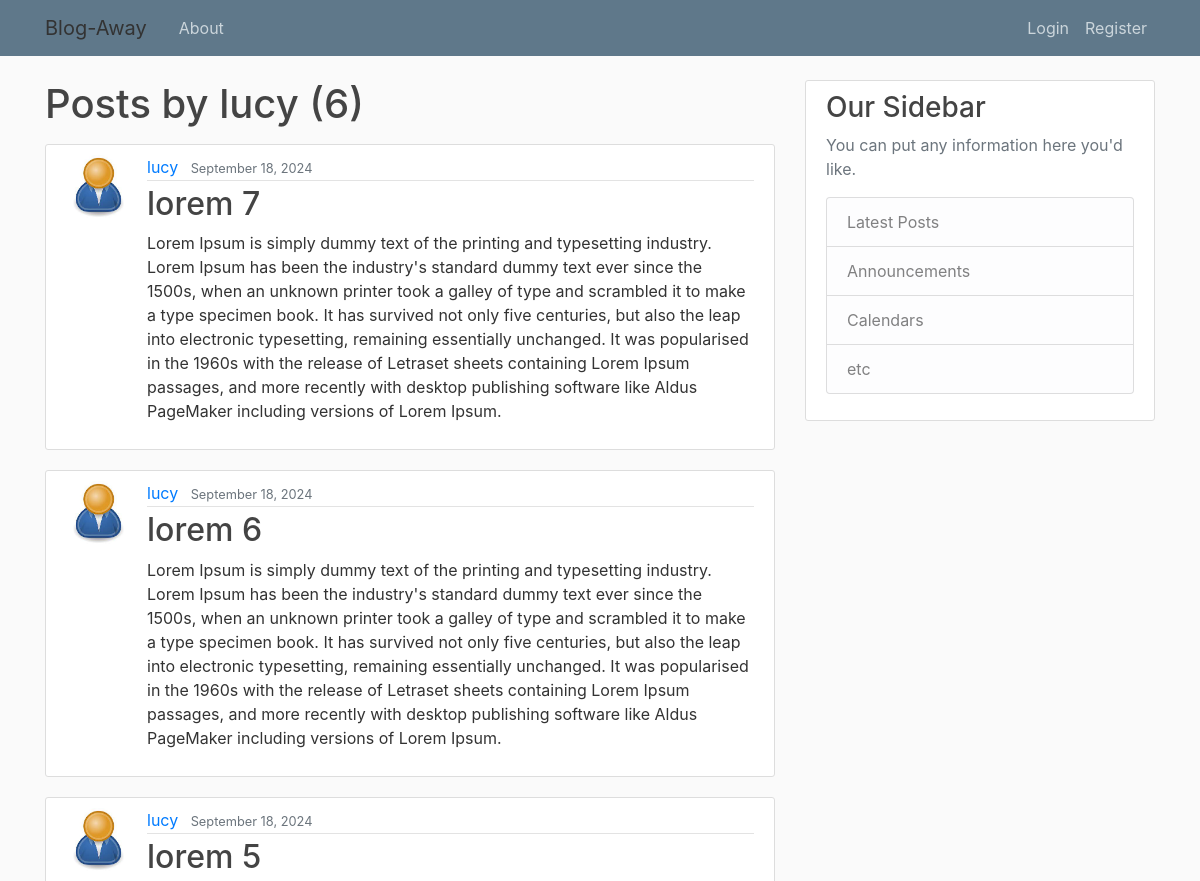
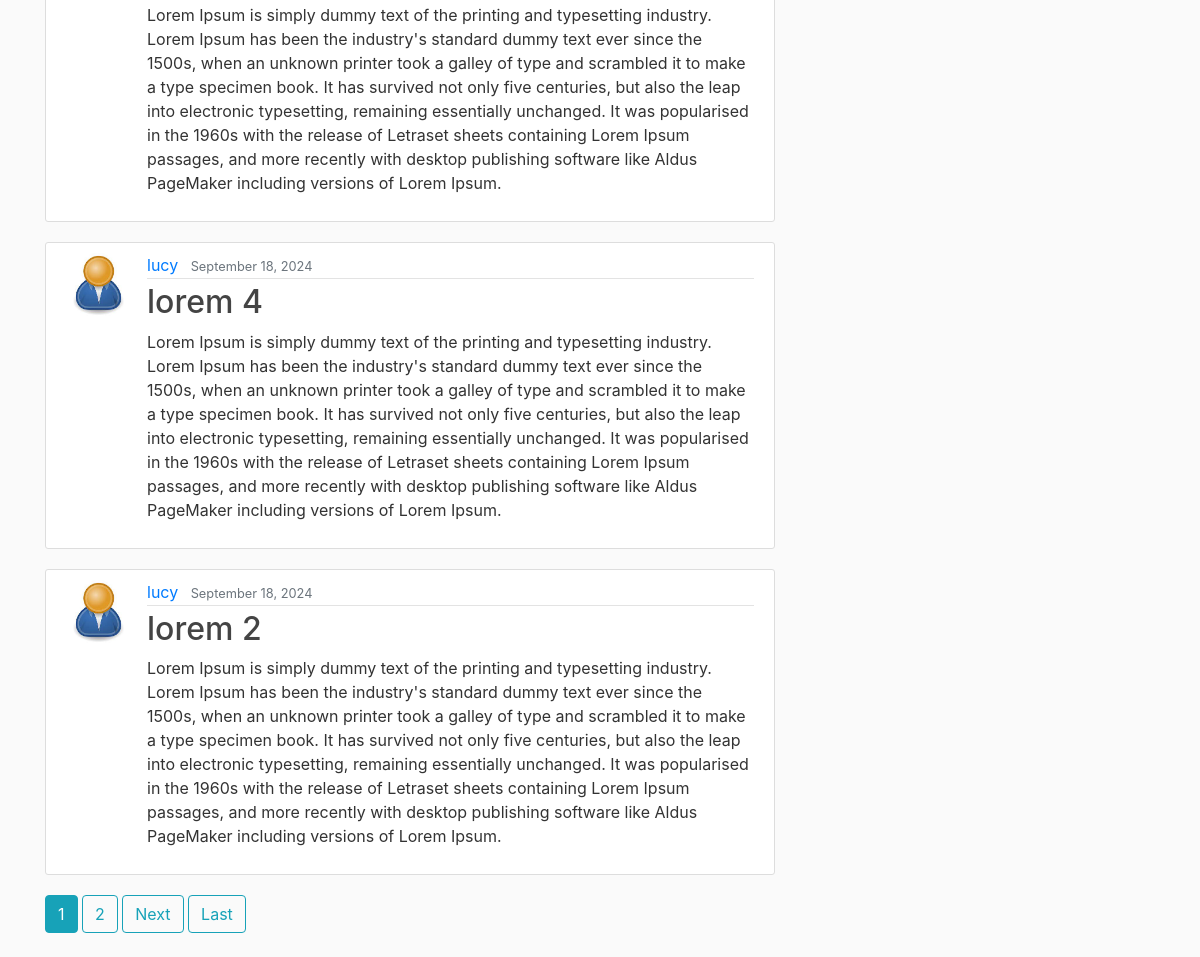
Screenshot of /user/lucy with the database file from the repository (2 pictures, top to bottom).
### blog/models.py (models this page shows, shortened)
class Post(models.Model):
    title = models.CharField(max_length=100)
    content = models.TextField()
    date_posted = models.DateTimeField(default=timezone.now)
    author = models.ForeignKey(User, on_delete=models.CASCADE)

### users/models.py (models this page shows, shortened)
class Profile(models.Model):
    user = models.OneToOneField(User, on_delete=models.CASCADE)
    image = models.ImageField(default='default.jpg', upload_to="profile_pics")

### blog/views.py (the view)
# urls.py: path('user/<str:username>', UserPostListView.as_view(), name='user-posts'),
class UserPostListView(ListView):
    model = Post
    template_name = 'blog/user_posts.html'  # <app>/<model>_<viewtype>.html
    context_object_name = 'posts'
    paginate_by = 5
    def get_queryset(self):
        user = get_object_or_404(User, username=self.kwargs.get('username'))
        return Post.objects.filter(author=user).order_by('-date_posted')

### blog/templates/blog/user_posts.html (shortened to what this page needs)
{% extends "blog/base.html" %}
{% block content %}
    <h1 class="mb-3">Posts by {{ view.kwargs.username }} ({{ page_obj.paginator.count }})</h1>
    {% for post in posts %}
        <article class="media content-section">
          <img class="rounded-circle article-img" src="{{ post.author.profile.image.url }}">
          <div class="media-body">
            <div class="article-metadata">
              <a class="mr-2" href="{% url 'blog:user-posts' post.author.username %}">{{ post.author }}</a>
              <small class="text-muted">{{ post.date_posted|date:"F d, Y" }}</small>
            </div>
            <h2><a class="article-title" href="{% url 'blog:post-detail' post.id %}">{{ post.title }}</a></h2>
            <p class="article-content">{{ post.content }}</p>
          </div>
        </article>
    {% endfor %}
    {% if is_paginated %}
      {% for num in page_obj.paginator.page_range %}
        {% if page_obj.number == num %}
          <a class="btn btn-info mb-4" href="?page={{ num }}">{{ num }}</a>
        {% elif num > page_obj.number|add:'-3' and num < page_obj.number|add:'3' %}
          <a class="btn btn-outline-info mb-4" href="?page={{ num }}">{{ num }}</a>
        {% endif %}
      {% endfor %}
      {% if page_obj.has_next %}
        <a class="btn btn-outline-info mb-4" href="?page={{ page_obj.next_page_number }}">Next</a>
        <a class="btn btn-outline-info mb-4" href="?page={{ page_obj.paginator.num_pages }}">Last</a>
      {% endif %}
    {% endif %}
{% endblock content %}

### blog/static/blog/main.css (style rules this page uses)
body { background: #fafafa; color: #333333; margin-top: 5rem; }
h1, h2, h3, h4, h5, h6 { color: #444444; }
.content-section { background: #ffffff; padding: 10px 20px; border: 1px solid #dddddd; border-radius: 3px; margin-bottom: 20px; }
.article-title { color: #444444; }
.article-content { white-space: pre-line; }
.article-img { height: 65px; width: 65px; margin-right: 16px; }
.article-metadata { padding-bottom: 1px; margin-bottom: 4px; border-bottom: 1px solid #e3e3e3 }

### rows the page displays
Post: author.profile.image (placeholder picture), author "lucy", date_posted "September 18, 2024", title "lorem 7", content "Lorem Ipsum is simply dummy text of the printing and typesetting industry. Lorem Ipsum has been the industry's standard dummy text ever since the 1500s, when an unknown printer took a galley of type and scrambled it to make a type specimen book. It has survived not only five centuries, but also the leap into electronic typesetting, remaining essentially unchanged. It was popularised in the 1960s with the release of Letraset sheets containing Lorem Ipsum passages, and more recently with desktop publishing software like Aldus PageMaker including versions of Lorem Ipsum."
Post: author.profile.image (placeholder picture), author "lucy", date_posted "September 18, 2024", title "lorem 6", content "Lorem Ipsum is simply dummy text of the printing and typesetting industry. Lorem Ipsum has been the industry's standard dummy text ever since the 1500s, when an unknown printer took a galley of type and scrambled it to make a type specimen book. It has survived not only five centuries, but also the leap into electronic typesetting, remaining essentially unchanged. It was popularised in the 1960s with the release of Letraset sheets containing Lorem Ipsum passages, and more recently with desktop publishing software like Aldus PageMaker including versions of Lorem Ipsum."
Post: author.profile.image (placeholder picture), author "lucy", date_posted "September 18, 2024", title "lorem 5", content "Lorem Ipsum is simply dummy text of the printing and typesetting industry. Lorem Ipsum has been the industry's standard dummy text ever since the 1500s, when an unknown printer took a galley of type and scrambled it to make a type specimen book. It has survived not only five centuries, but also the leap into electronic typesetting, remaining essentially unchanged. It was popularised in the 1960s with the release of Letraset sheets containing Lorem Ipsum passages, and more recently with desktop publishing software like Aldus PageMaker including versions of Lorem Ipsum."
Post: author.profile.image (placeholder picture), author "lucy", date_posted "September 18, 2024", title "lorem 4", content "Lorem Ipsum is simply dummy text of the printing and typesetting industry. Lorem Ipsum has been the industry's standard dummy text ever since the 1500s, when an unknown printer took a galley of type and scrambled it to make a type specimen book. It has survived not only five centuries, but also the leap into electronic typesetting, remaining essentially unchanged. It was popularised in the 1960s with the release of Letraset sheets containing Lorem Ipsum passages, and more recently with desktop publishing software like Aldus PageMaker including versions of Lorem Ipsum."
Post: author.profile.image (placeholder picture), author "lucy", date_posted "September 18, 2024", title "lorem 2", content "Lorem Ipsum is simply dummy text of the printing and typesetting industry. Lorem Ipsum has been the industry's standard dummy text ever since the 1500s, when an unknown printer took a galley of type and scrambled it to make a type specimen book. It has survived not only five centuries, but also the leap into electronic typesetting, remaining essentially unchanged. It was popularised in the 1960s with the release of Letraset sheets containing Lorem Ipsum passages, and more recently with desktop publishing software like Aldus PageMaker including versions of Lorem Ipsum."

### other values shown
{{ view.kwargs.username }} "lucy"
{{ page_obj.paginator.count }} "6"
{{ num }} "1"
{{ num }} "2"
